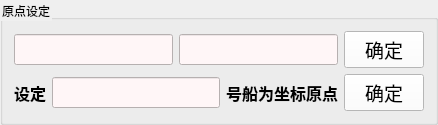
             <widget class="QGroupBox" name="groupBox_4">
              <property name="styleSheet">
               <string notr="true">color: rgb(0, 0, 0);</string>
              </property>
              <property name="title">
               <string>原点设定</string>
              </property>
              <layout class="QVBoxLayout" name="verticalLayout_6">
               <item>
                <layout class="QHBoxLayout" name="horizontalLayout_12">
                 <item>
                  <widget class="QLineEdit" name="home_lon">
                   <property name="font">
                    <font>
                     <family>黑体</family>
                     <pointsize>12</pointsize>
                     <weight>75</weight>
                     <bold>true</bold>
                    </font>
                   </property>
                   <property name="styleSheet">
                    <string notr="true">background-color: rgb(255, 246, 247);
color: rgb(0, 0, 0);</string>
                   </property>
                  </widget>
                 </item>
                 <item>
                  <widget class="QLineEdit" name="home_lat">
                   <property name="font">
                    <font>
                     <family>黑体</family>
                     <pointsize>12</pointsize>
                     <weight>75</weight>
                     <bold>true</bold>
                    </font>
                   </property>
                   <property name="styleSheet">
                    <string notr="true">background-color: rgb(255, 246, 247);
color: rgb(0, 0, 0);</string>
                   </property>
                  </widget>
                 </item>
                 <item>
                  <widget class="QPushButton" name="sethome">
                   <property name="font">
                    <font>
                     <family>黑体</family>
                     <pointsize>14</pointsize>
                    </font>
                   </property>
                   <property name="styleSheet">
                    <string notr="true">background-color: rgb(255, 255, 255);
color: rgb(0, 0, 0);</string>
                   </property>
                   <property name="text">
                    <string>确定</string>
                   </property>
                  </widget>
                 </item>
                </layout>
               </item>
               <item>
                <layout class="QHBoxLayout" name="horizontalLayout_13">
                 <item>
                  <widget class="QLabel" name="label_set">
                   <property name="font">
                    <font>
                     <pointsize>12</pointsize>
                     <weight>75</weight>
                     <bold>true</bold>
                    </font>
                   </property>
                   <property name="styleSheet">
                    <string notr="true">color: rgb(0, 0, 0);</string>
                   </property>
                   <property name="text">
                    <string>设定</string>
                   </property>
                  </widget>
                 </item>
                 <item>
                  <widget class="QLineEdit" name="home_num">
                   <property name="font">
                    <font>
                     <family>黑体</family>
                     <pointsize>12</pointsize>
                     <weight>75</weight>
                     <bold>true</bold>
                    </font>
                   </property>
                   <property name="styleSheet">
                    <string notr="true">background-color: rgb(255, 246, 247);
color: rgb(0, 0, 0);</string>
                   </property>
                  </widget>
                 </item>
                 <item>
                  <widget class="QLabel" name="label_usv">
                   <property name="font">
                    <font>
                     <pointsize>12</pointsize>
                     <weight>75</weight>
                     <bold>true</bold>
                    </font>
                   </property>
                   <property name="styleSheet">
                    <string notr="true">color: rgb(0, 0, 0);</string>
                   </property>
                   <property name="text">
                    <string>号船为坐标原点</string>
                   </property>
                  </widget>
                 </item>
                 <item>
                  <widget class="QPushButton" name="set_home_0">
                   <property name="font">
                    <font>
                     <family>黑体</family>
                     <pointsize>14</pointsize>
                    </font>
                   </property>
                   <property name="styleSheet">
                    <string notr="true">background-color: rgb(255, 255, 255);
color: rgb(0, 0, 0);</string>
                   </property>
                   <property name="text">
                    <string>确定</string>
                   </property>
                  </widget>
                 </item>
                </layout>
               </item>
              </layout>
             </widget>
